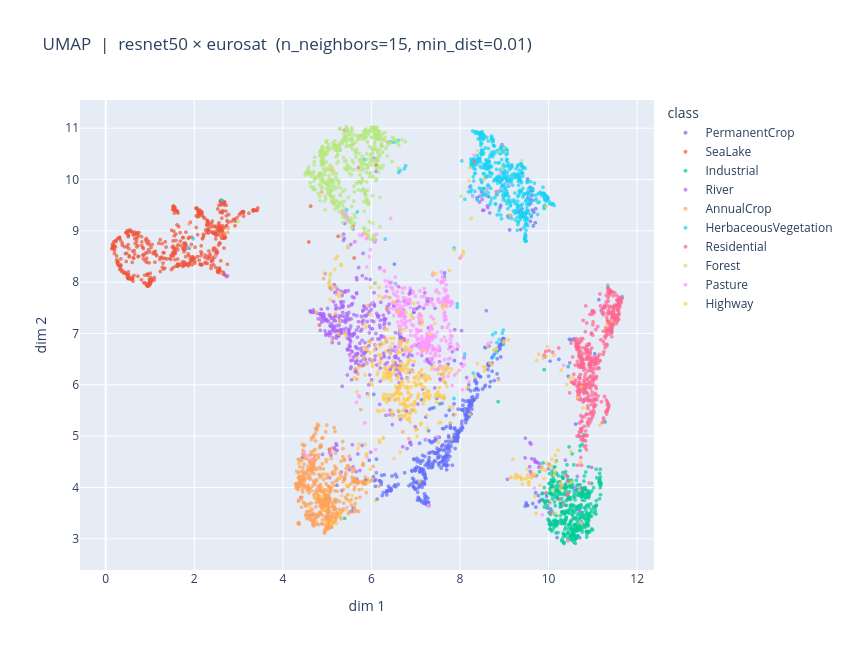

The notebook cell this image was saved under:
### Code cell
# ResNet on satellite imagery: top-down land-use, completely different visual domain
plot_umap("resnet50", "eurosat", n_neighbors=15, min_dist=0.01)

### Figure 1 — Plotly figure (JSON) as saved in the notebook; plotly's stock layout.template omitted (floating-point values rounded to 4 significant figures; data arrays with more than 128 entries replaced by an {"elided": "..."} marker saying what was removed)
{"data": [{"hovertemplate": "class=PermanentCrop<br>dim 1=%{x}<br>dim 2=%{y}<extra></extra>", "legendgroup": "PermanentCrop", "marker": {"color": "#636efa", "opacity": 0.7, "size": 4, "symbol": "circle"}, "mode": "markers", "name": "PermanentCrop", "showlegend": true, "type": "scattergl", "x": {"elided": "492 float values"}, "xaxis": "x", "y": {"elided": "492 float values"}, "yaxis": "y"}, {"hovertemplate": "class=SeaLake<br>dim 1=%{x}<br>dim 2=%{y}<extra></extra>", "legendgroup": "SeaLake", "marker": {"color": "#EF553B", "opacity": 0.7, "size": 4, "symbol": "circle"}, "mode": "markers", "name": "SeaLake", "showlegend": true, "type": "scattergl", "x": {"elided": "561 float values"}, "xaxis": "x", "y": {"elided": "561 float values"}, "yaxis": "y"}, {"hovertemplate": "class=Industrial<br>dim 1=%{x}<br>dim 2=%{y}<extra></extra>", "legendgroup": "Industrial", "marker": {"color": "#00cc96", "opacity": 0.7, "size": 4, "symbol": "circle"}, "mode": "markers", "name": "Industrial", "showlegend": true, "type": "scattergl", "x": {"elided": "464 float values"}, "xaxis": "x", "y": {"elided": "464 float values"}, "yaxis": "y"}, {"hovertemplate": "class=River<br>dim 1=%{x}<br>dim 2=%{y}<extra></extra>", "legendgroup": "River", "marker": {"color": "#ab63fa", "opacity": 0.7, "size": 4, "symbol": "circle"}, "mode": "markers", "name": "River", "showlegend": true, "type": "scattergl", "x": {"elided": "490 float values"}, "xaxis": "x", "y": {"elided": "490 float values"}, "yaxis": "y"}, {"hovertemplate": "class=AnnualCrop<br>dim 1=%{x}<br>dim 2=%{y}<extra></extra>", "legendgroup": "AnnualCrop", "marker": {"color": "#FFA15A", "opacity": 0.7, "size": 4, "symbol": "circle"}, "mode": "markers", "name": "AnnualCrop", "showlegend": true, "type": "scattergl", "x": {"elided": "553 float values"}, "xaxis": "x", "y": {"elided": "553 float values"}, "yaxis": "y"}, {"hovertemplate": "class=HerbaceousVegetation<br>dim 1=%{x}<br>dim 2=%{y}<extra></extra>", "legendgroup": "HerbaceousVegetation", "marker": {"color": "#19d3f3", "opacity": 0.7, "size": 4, "symbol": "circle"}, "mode": "markers", "name": "HerbaceousVegetation", "showlegend": true, "type": "scattergl", "x": {"elided": "539 float values"}, "xaxis": "x", "y": {"elided": "539 float values"}, "yaxis": "y"}, {"hovertemplate": "class=Residential<br>dim 1=%{x}<br>dim 2=%{y}<extra></extra>", "legendgroup": "Residential", "marker": {"color": "#FF6692", "opacity": 0.7, "size": 4, "symbol": "circle"}, "mode": "markers", "name": "Residential", "showlegend": true, "type": "scattergl", "x": {"elided": "510 float values"}, "xaxis": "x", "y": {"elided": "510 float values"}, "yaxis": "y"}, {"hovertemplate": "class=Forest<br>dim 1=%{x}<br>dim 2=%{y}<extra></extra>", "legendgroup": "Forest", "marker": {"color": "#B6E880", "opacity": 0.7, "size": 4, "symbol": "circle"}, "mode": "markers", "name": "Forest", "showlegend": true, "type": "scattergl", "x": {"elided": "566 float values"}, "xaxis": "x", "y": {"elided": "566 float values"}, "yaxis": "y"}, {"hovertemplate": "class=Pasture<br>dim 1=%{x}<br>dim 2=%{y}<extra></extra>", "legendgroup": "Pasture", "marker": {"color": "#FF97FF", "opacity": 0.7, "size": 4, "symbol": "circle"}, "mode": "markers", "name": "Pasture", "showlegend": true, "type": "scattergl", "x": {"elided": "364 float values"}, "xaxis": "x", "y": {"elided": "364 float values"}, "yaxis": "y"}, {"hovertemplate": "class=Highway<br>dim 1=%{x}<br>dim 2=%{y}<extra></extra>", "legendgroup": "Highway", "marker": {"color": "#FECB52", "opacity": 0.7, "size": 4, "symbol": "circle"}, "mode": "markers", "name": "Highway", "showlegend": true, "type": "scattergl", "x": {"elided": "461 float values"}, "xaxis": "x", "y": {"elided": "461 float values"}, "yaxis": "y"}], "layout": {"height": 650, "legend": {"title": {"text": "class"}, "tracegroupgap": 0}, "title": {"text": "UMAP  |  resnet50 × eurosat  (n_neighbors=15, min_dist=0.01)"}, "width": 850, "xaxis": {"anchor": "y", "domain": [0, 1], "title": {"text": "dim 1"}}, "yaxis": {"anchor": "x", "domain": [0, 1], "title": {"text": "dim 2"}}}}
